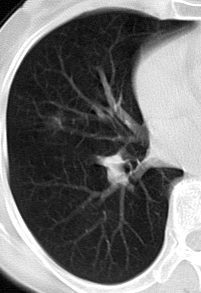
%> input picture CTcase3.pgm, 201 x 293 px
$ octave dip_proj.m   (GNU Octave 9; MATLAB toolbox functions it lacks are replaced by stand-ins)
%> lines starting %> are read from the running program, lines starting %| are printed output that depends on the picture; in (x1, y1, x2, y2) boxes, pixels count from 0 and x2, y2 are one past the last pixel; in counts of white or black regions, pixels touching at a corner belong together; the program's own positions count from 1
%%%%%%%%%%%%%%%%%%%%%%%%%%%%%%%%%%%%%%%%%%
%Lung Nodules Detection
%
%Author: Yanbo Deng
%April, 26th, 2015
%
%advisor: Kenji Suzuki
%Illinois Institute of Technology
%%%%%%%%%%%%%%%%%%%%%%%%%%%%%%%%%%%%%%%%%%
clear;
clc;
close all;

I=imread('CTcase3.pgm');%change from CTcase1 to CTcase6
%> I is the input picture: size 293x201 uint8; min 0, max 255, mean 111.9
imshow(I);
[w,h]=size(I);
%> w = 293; h = 201

%segment the lung
%================================================
%inverse the image for filling use
invI=uint8(255-I);
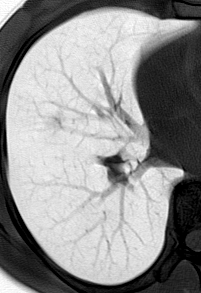
%> invI: size 293x201 uint8; min 0, max 255, mean 143.1
invI2 = imadjust(invI);

level = graythresh(invI2);
%> level = 0.518
invbw = im2bw(invI2,level);
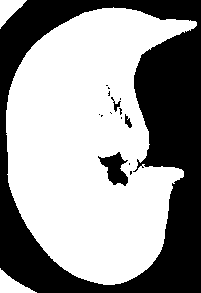
%> invbw: size 293x201 logical; 60% white; 15 black regions (11 under 20 px), largest, box (x1, y1, x2, y2) and area: (0, 0, 201, 293) 22868, (98, 152, 128, 186) 535, (125, 114, 132, 128) 53, (111, 97, 121, 112) 47

iS = bwareaopen(invbw, 1000);
iS=imfill(iS,'holes');
%> iS: size 293x201 logical; 59.8% white; 1 black region, box (x1, y1, x2, y2) and area: (0, 0, 201, 293) 23671

OI=255*ones(w,h);
lung=find(iS==1);
%> lung = 35222 values from 1869 to 57454
OI(lung)=I(lung);

%OI is the segmented lung
%figure,
%imshow(OI,[]);

%segment the nodule
%=================================================
background = imopen(I,strel('disk',10));
I2 = I - background;
I3=imadjust(I2);
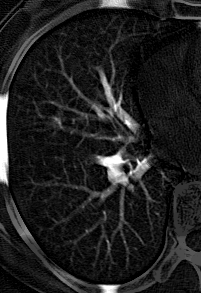
%> I3: size 293x201 uint8; min 0, max 255, mean 32.5

level = graythresh(I3);
%> level = 0.355
bw = im2bw(I3,level);
%> bw: size 293x201 logical; 6.4% white; 67 white regions (48 under 20 px), largest, box (x1, y1, x2, y2) and area: (96, 149, 152, 186) 889, (0, 92, 9, 186) 689, (92, 71, 138, 133) 666

[L,num]=bwlabel(bw,8);
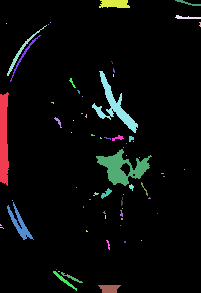
%> L: size 293x201 double; 68 distinct labels, from 0 to 67; one colour per label, 0 black
%> num = 67

S=zeros(w,h);
L_N=zeros(w,h);

%select suitable size of nodules
for i=1:num
    nodule=find(L==i);
    if(length(nodule)>=20)
        if(length(nodule)<=500)
            S(nodule)=bw(nodule);
            %the nodule must stay in the lung
            n_end=length(nodule);
            if(ismember(nodule(1),lung)==1&&ismember(nodule(n_end),lung)==1)
                L_N(nodule)=I(nodule);
            end
        end
    end
end
%> this loop made 67 passes
%> n_end on passes 5, 6, 7, 12, 13, 16, 17, 32, 33, 35, 41, 54: 156, 292, 100, 83, 27, 52, 21, 141, 209, 51, 35, 22
%> nodule on passes 2, 3, 4, 8, 9, 10: [225; 226; 519], [228; 521; 814; 1108], 1782, 3717, 14089, 14673
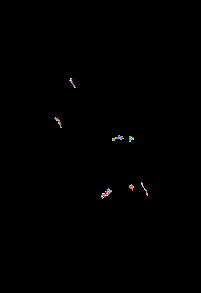
%> L_N: size 293x201 double; 48 distinct labels, from 0 to 128; one colour per label, 0 black
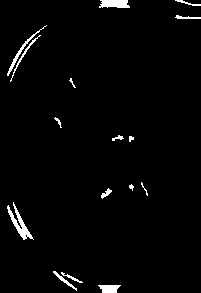
%> S: size 293x201 double; values 0 (black) and 1 (white), 2.3% white; 16 white regions, largest, box (x1, y1, x2, y2) and area: (7, 202, 34, 240) 292, (99, 0, 130, 8) 209, (7, 25, 47, 76) 156
%> after the loop, n_end = 60
%L_N is all the candidates of lung nodules

%figure,
%imshow(L_N);

%classify with the average value
%===================================================
[L2,num2]=bwlabel(L_N,8);
%> L2: size 293x201 double; 8 distinct labels, from 0 to 7
%> num2 = 7

u=zeros(num2,1);
for i=1:num2
    xy=find(L2==i);
    u(i,1)=sum(I(xy));
end
%> this loop made 7 passes
%> after the loop, u = [2697; 1649; 4662; 3324; 2081; 1951; 1587]

%Eu is the threshold of average value
%usually the lung nodules are lighter than others by my observation
Eu=sum(u)/length(u);
%> Eu = 2564.4
TI=find(u>Eu);
%> TI = [1; 3; 4]

LN=zeros(w,h);
%drawing a circle around the "nodules" with radius equals to 10
ang=0:0.01:2*pi;
radi=10;

figure(1),
hold on
for i=1:num2
    %if candidates are few enough(<=3), do not need to classify in case of
    %missing some of the real nodules
    if(num2<=3)
        LN=L_N;
        [x,y]=find(L2==i);
        c_x=(x(1)+x(length(x)))/2;
        c_y=(y(1)+y(length(y)))/2;
        plot(c_y+radi*cos(ang),c_x+radi*sin(ang));
        break;
    %drawing the circles roughly around the nodules to reduce the
    %complexity of computation
    elseif(ismember(i,TI))
        Tn=find(L2==i);
        [x,y]=find(L2==i);
        LN(Tn)=I(Tn);
        c_x=(x(1)+x(length(x)))/2;
        c_y=(y(1)+y(length(y)))/2;

        plot(c_y+radi*cos(ang),c_x+radi*sin(ang));

    end
end
%> this loop made 7 passes
%> (c_x, c_y) on passes 1, 3, 4: (123.5, 58.5), (194, 107), (139, 118.5)
%> LN: size 293x201 double; 34 distinct labels, from 0 to 128
%> after the loop, Tn = 35 values from 32955 to 36178; x = 35 values, max 141 at index 3, min 136 at index 16, mean 138.6; y = 35 values from 113 to 124
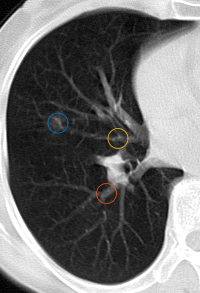
%> figure redrawn from the program's plot data
hold off

%LN is the selected nodules
%figure,
%imshow(LN);

$ run again, with CTcase1.pgm copied over CTcase3.pgm
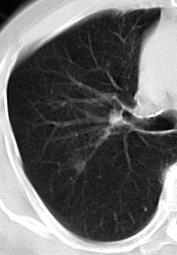
%> input picture CTcase1.pgm, 177 x 255 px
%> I is the input picture: size 255x177 uint8; min 0, max 255, mean 107.9
%> `level = graythresh(invI2);`: level = 0.522
%> invbw: size 255x177 logical; 62.4% white; 6 black regions (2 under 20 px), largest, box (x1, y1, x2, y2) and area: (0, 0, 177, 255) 16663, (109, 110, 131, 127) 178, (135, 129, 177, 134) 79, (105, 127, 110, 137) 22
%> lung = 27873 values from 1870 to 45042
%> `level = graythresh(I3);`: level = 0.278
%> bw: size 255x177 logical; 12.3% white; 144 white regions (120 under 20 px), largest, box (x1, y1, x2, y2) and area: (0, 186, 171, 253) 1640, (66, 74, 177, 150) 1494, (0, 44, 25, 122) 388
%> L: size 255x177 double; 145 distinct labels, from 0 to 144
%> num = 144
%> the loop `for i=1:num` made 144 passes
%> n_end on passes 1, 2, 9, 10, 32, 42, 43, 57: 67, 388, 172, 71, 128, 51, 34, 98
%> after the loop `for i=1:num`:
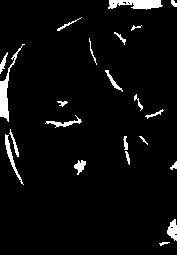
%> S: size 255x177 double; values 0 (black) and 1 (white), 4.4% white; 22 white regions, largest, box (x1, y1, x2, y2) and area: (0, 44, 25, 122) 388, (108, 0, 163, 10) 382, (5, 134, 24, 185) 172
%> after the loop `for i=1:num`: n_end = 29
%> L2: size 255x177 double; 11 distinct labels, from 0 to 10
%> num2 = 10
%> the loop `for i=1:num2` made 10 passes
%> after the loop `for i=1:num2`: u = [9220; 2484; 7850; 2307; 6262; 2926; 2923; 2420; 1536; 1473]
%> Eu = 3940.1
%> TI = [1; 3; 5]
%> the loop `for i=1:num2` made 10 passes
%> (c_x, c_y) on passes 1, 3, 5: (123, 64), (165.5, 80.5), (81.5, 114.5)
%> after the loop `for i=1:num2`: Tn = 85 values from 26846 to 31202; x = 85 values, max 92 at index 85, min 71 at index 1, mean 81.82; y = 85 values from 106 to 123
%> after the loop `for i=1:num2`:
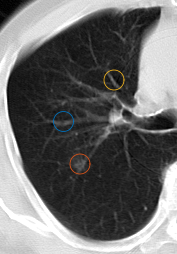
%> figure redrawn from the program's plot data

$ run again, with CTcase2.pgm copied over CTcase3.pgm
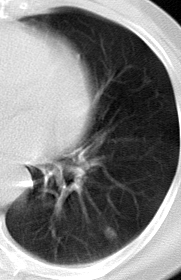
%> input picture CTcase2.pgm, 181 x 280 px
%> I is the input picture: size 280x181 uint8; min 0, max 255, mean 128.2
%> `level = graythresh(invI2);`: level = 0.51
%> invbw: size 280x181 logical; 51.4% white; 5 black regions (4 under 20 px), largest, box (x1, y1, x2, y2) and area: (0, 0, 181, 280) 24635
%> lung = 25525 values from 1050 to 50273
%> `level = graythresh(I3);`: level = 0.32
%> bw: size 280x181 logical; 10.2% white; 103 white regions (88 under 20 px), largest, box (x1, y1, x2, y2) and area: (37, 127, 115, 220) 1711, (87, 85, 181, 279) 1619, (130, 24, 174, 69) 298
%> L: size 280x181 double; 104 distinct labels, from 0 to 103
%> num = 103
%> the loop `for i=1:num` made 103 passes
%> n_end on passes 1, 2, 3, 4, 10, 15, 18, 33: 25, 42, 220, 140, 224, 57, 207, 35
%> after the loop `for i=1:num`:
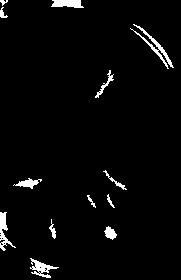
%> S: size 280x181 double; values 0 (black) and 1 (white), 3.1% white; 13 white regions, largest, box (x1, y1, x2, y2) and area: (130, 24, 174, 69) 298, (30, 258, 59, 278) 224, (0, 212, 16, 251) 220
%> after the loop `for i=1:num`: n_end = 298
%> L2: size 280x181 double; 6 distinct labels, from 0 to 5
%> num2 = 5
%> the loop `for i=1:num2` made 5 passes
%> after the loop `for i=1:num2`: u = [4972; 2762; 5659; 10259; 2742]
%> Eu = 5278.8
%> TI = [3; 4]
%> the loop `for i=1:num2` made 5 passes
%> (c_x, c_y) on passes 3 to 4: (181, 115.5), (234, 111)
%> after the loop `for i=1:num2`: Tn = 107 values from 29352 to 32716; x = 107 values, max 240 at index 83, min 227 at index 28, mean 233.8; y = 107 values from 105 to 117
%> after the loop `for i=1:num2`:
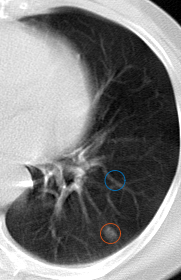
%> figure redrawn from the program's plot data

$ run again, with CTcase4.pgm copied over CTcase3.pgm
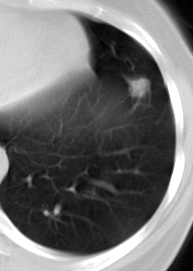
%> input picture CTcase4.pgm, 193 x 271 px
%> I is the input picture: size 271x193 uint8; min 0, max 255, mean 112.4
%> `level = graythresh(invI2);`: level = 0.533
%> invbw: size 271x193 logical; 57% white; 7 black regions (3 under 20 px), largest, box (x1, y1, x2, y2) and area: (0, 0, 193, 271) 21987, (0, 147, 9, 183) 223, (131, 79, 147, 97) 206, (54, 207, 59, 215) 29
%> lung = 28582 values from 115 to 47574
%> `level = graythresh(I3);`: level = 0.402
%> bw: size 271x193 logical; 9.4% white; 74 white regions (57 under 20 px), largest, box (x1, y1, x2, y2) and area: (91, 6, 168, 66) 811, (84, 223, 156, 271) 750, (0, 203, 62, 260) 684
%> L: size 271x193 double; 75 distinct labels, from 0 to 74
%> num = 74
%> the loop `for i=1:num` made 74 passes
%> n_end on passes 1, 7, 13, 15, 17, 30, 35, 41: 277, 76, 193, 33, 49, 74, 113, 156
%> L2: size 271x193 double; 12 distinct labels, from 0 to 11
%> num2 = 11
%> the loop `for i=1:num2` made 11 passes
%> after the loop `for i=1:num2`: u = [47222; 6394; 17915; 2152; 6191; 6745; 10827; 2319; 3444; 5541; 44782]
%> Eu = 13957.5
%> TI = [1; 3; 11]
%> the loop `for i=1:num2` made 11 passes
%> (c_x, c_y) on passes 1, 3, 11: (157.5, 5), (216.5, 52), (83, 136.5)
%> after the loop `for i=1:num2`: Tn = 352 values from 33409 to 40198; x = 352 values, max 111 at index 49, min 76 at index 1, mean 89.12; y = 352 values from 124 to 149
%> after the loop `for i=1:num2`:
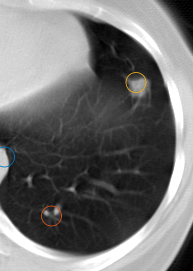
%> figure redrawn from the program's plot data
